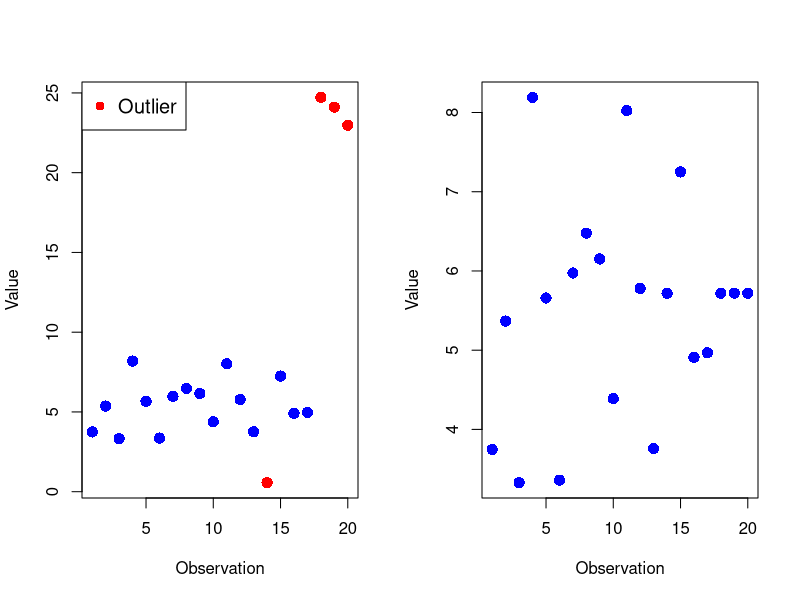

This chart was generated by the following R code:
set.seed(1)
n <- 20

# Generate sample with outliers
data_with_outliers <- c(rnorm(17, mean = 5, sd = 2), rnorm(3, mean = 20, sd = 5))

# Identify the outlier using the median absolute deviation (MAD) method
mad_with_outliers <- median(abs(data_with_outliers - median(data_with_outliers)))
outliers_with_outliers <- which(abs(data_with_outliers - median(data_with_outliers)) > 2 * mad_with_outliers)

# Compute type 1 error rate
alpha_with_outliers <- length(outliers_with_outliers) / n

# Set up a multi-panel layout for two plots side by side
par(mfrow=c(1,2))

# Plot the data with outliers
plot(data_with_outliers, pch = 16, cex = 1.5, col = "blue", xlab = "Observation", ylab = "Value")
if (length(outliers_with_outliers) > 0) {
  points(outliers_with_outliers, data_with_outliers[outliers_with_outliers], pch = 16, cex = 1.5, col = "red")
  legend("topleft", legend = "Outlier", pch = 16, col = "red", cex = 1.2)
}

# Replace the outliers with the median of the data
data_without_outliers <- data_with_outliers
data_without_outliers[outliers_with_outliers] <- median(data_with_outliers)

# Identify the outlier using the median absolute deviation (MAD) method
mad_without_outliers <- median(abs(data_without_outliers - median(data_without_outliers)))
outliers_without_outliers <- which(abs(data_without_outliers - median(data_without_outliers)) > 2 * mad_without_outliers)

# Compute type 1 error rate
alpha_without_outliers <- length(outliers_without_outliers) / n

# Plot the data without outliers
plot(data_without_outliers, pch = 16, cex = 1.5, col = "blue", xlab = "Observation", ylab = "Value")

# Print alpha values
cat("Type 1 error rate with outliers:", alpha_with_outliers, "\n")
cat("Type 1 error rate without outliers:", alpha_without_outliers, "\n")
